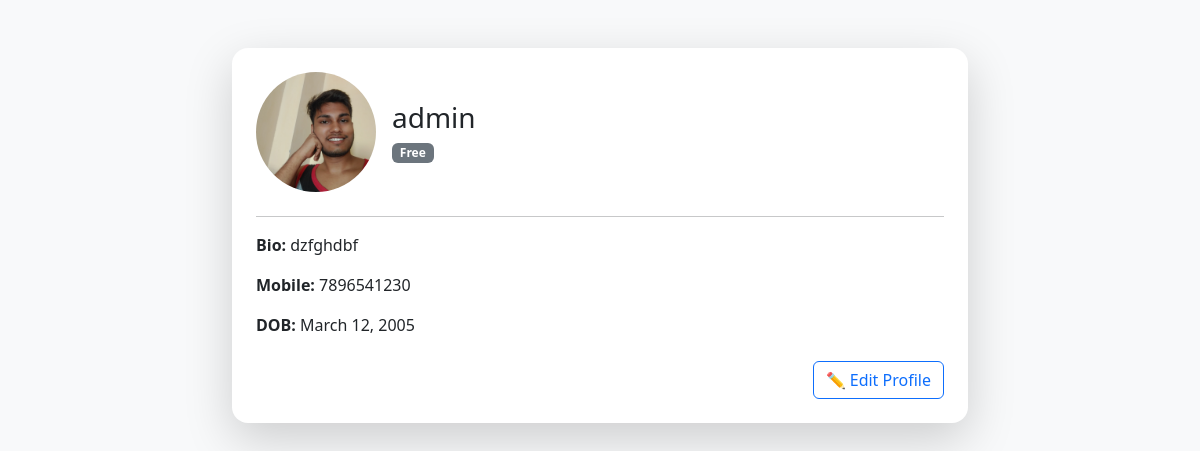
/users/profile/ (signed in), run on the app's committed database.
### users/models.py (models this page shows, shortened)
class UserProfile(models.Model):
    SUBSCRIPTION_CHOICES = [
        ('free', 'Free'),
        ('basic', 'Basic'),
        ('premium', 'Premium'),
    ]
    user = models.OneToOneField(User, on_delete=models.CASCADE)
    bio = models.TextField(blank=True)
    avatar = models.ImageField(upload_to='avatars/', blank=True, null=True)
    mobile = models.CharField(max_length=15, blank=True)
    dob = models.DateField(null=True, blank=True)
    subscription = models.CharField(
        max_length=20,
        choices=SUBSCRIPTION_CHOICES,
        default='free'
    )

### users/views.py (the view)
# urls.py: path('profile/', views.profile_view, name='profile'),
@login_required
def profile_view(request):
    profile = request.user.userprofile   # ✅ safe (signal ensures existence)
    return render(request, 'users/profile.html', {'profile': profile})

### content/context_processors.py (called while the page is built)
def site_config(request):
    try:
        config = SiteConfig.objects.first()
        if not config:
            return {'site_name': 'withfamily', 'site_logo': None}
        return {'site_name': config.site_name, 'site_logo': config.logo}
    except (OperationalError, ProgrammingError, Exception):
        return {'site_name': 'withfamily', 'site_logo': None}

### users/templates/users/profile.html (shortened to what this page needs)
{% load static %}
<!DOCTYPE html>
<html>
<head>
    <link href="https://cdn.jsdelivr.net/npm/bootstrap@5.3.2/dist/css/bootstrap.min.css" rel="stylesheet">
</head>
<body class="bg-light">
<div class="container py-5">
    <div class="row justify-content-center">
        <div class="col-md-8">
            <div class="card shadow-lg border-0 rounded-4">
                <div class="card-body p-4">
                    <div class="d-flex align-items-center mb-4">
                        <img src="{% if profile.avatar %}{{ profile.avatar.url }}{% else %}{% static 'img/default-avatar.png' %}{% endif %}"
                             class="rounded-circle me-3"
                             width="120" height="120"
                             style="object-fit:cover;">
                        <div>
                            <h3 class="mb-0">{{ request.user.username }}</h3>
                            <span class="badge
                                {% if profile.subscription == 'free' %}bg-secondary
                                {% elif profile.subscription == 'basic' %}bg-primary
                                {% elif profile.subscription == 'premium' %}bg-warning text-dark
                                {% endif %}
                            ">
                                {{ profile.subscription|title }}
                            </span>
                        </div>
                    </div>
                    <hr>
                    <p><strong>Bio:</strong> {{ profile.bio|default:"Not added" }}</p>
                    <p><strong>Mobile:</strong> {{ profile.mobile|default:"Not added" }}</p>
                    <p><strong>DOB:</strong> {{ profile.dob|default:"Not added" }}</p>
                    <div class="mt-4 d-flex justify-content-end">
                        <a href="{% url 'edit_profile' %}" class="btn btn-outline-primary">
                            ✏️ Edit Profile
                        </a>
                    </div>
                </div>
            </div>
        </div>
    </div>
</div>
</body>
</html>

### data on the page
UserProfile: avatar (picture), subscription "Free", bio "dzfghdbf", mobile "7896541230", dob "March 12, 2005"

### other printed values
{{ request.user.username }} "admin"
